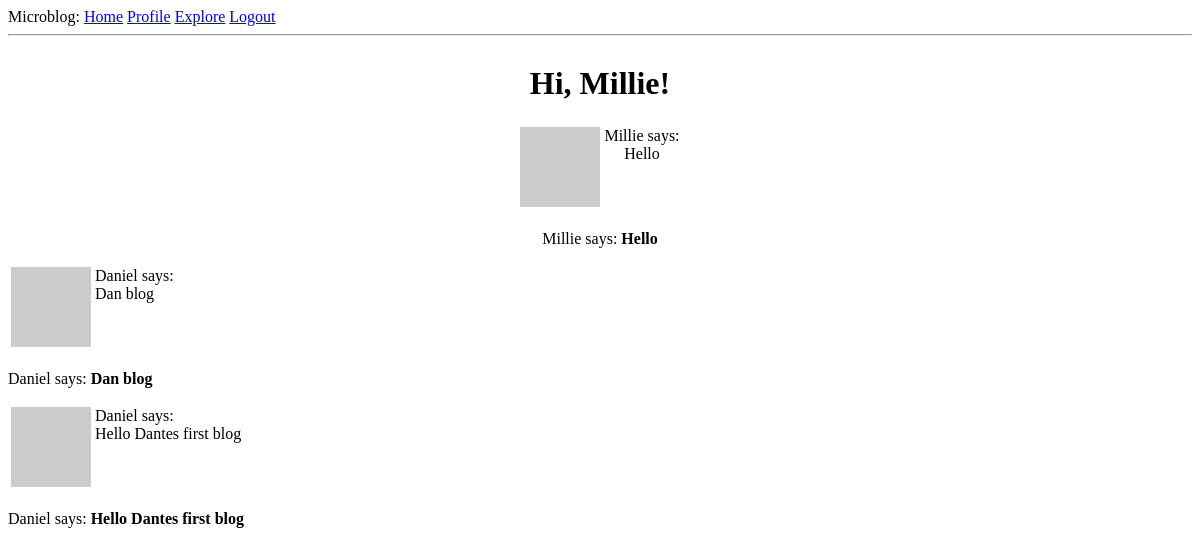
The page /explore (signed in) on the database as committed earlier.
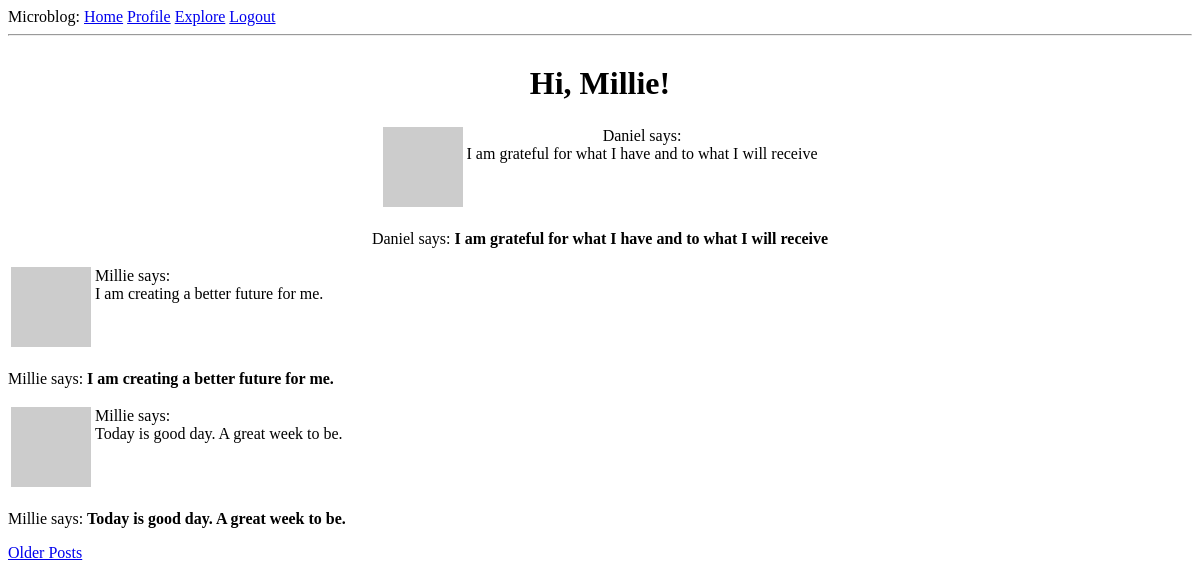
The same page on the database as committed later.
### app/models.py (models this page shows, shortened)
class Post(db.Model):
    id: so.Mapped[int] = so.mapped_column(primary_key=True)
    body: so.Mapped[str] = so.mapped_column(sa.String(140))
    timestamp: so.Mapped[datetime] = so.mapped_column(
        index=True, default=lambda: datetime.now(timezone.utc))
    user_id: so.Mapped[int] = so.mapped_column(sa.ForeignKey('user.id'),
                                               index=True
    )
    author: so.Mapped[User] = so.relationship('User', back_populates='posts')

class User(UserMixin, db.Model):
    id: so.Mapped[int] = so.mapped_column(primary_key=True)
    username: so.Mapped[str] = so.mapped_column(sa.String(64), index=True,
                                                unique=True)
    email: so.Mapped[str] = so.mapped_column(sa.String(120), index=True,
                                             unique=True)
    password_hash: so.Mapped[Optional[str]] = so.mapped_column(sa.String(256))
    about_me: so.Mapped[Optional[str]] = so.mapped_column(sa.String(140))
    last_seen: so.Mapped[Optional[datetime]] = so.mapped_column(
        default=lambda: datetime.now(timezone.utc))
    posts: so.WriteOnlyMapped['Post'] = so.relationship(back_populates='author')
    following: so.WriteOnlyMapped['User'] = so.relationship(
        secondary=followers, primaryjoin=(followers.c.follower_id == id),
        secondaryjoin=(followers.c.followed_id==id),
        back_populates='followers'
    )
    followers: so.WriteOnlyMapped['User'] = so.relationship(
        secondary=followers, primaryjoin=(followers.c.followed_id == id),
        secondaryjoin=(followers.c.follower_id == id),
        back_populates='following'
    )
    def avatar(self, size):
        digest = hashlib.md5(self.email.lower().encode('utf-8')).hexdigest()
        return f'https://www.gravatar.com/avatar/{digest}?d=identicon&s={size}'
    @login.user_loader
    def load_user(id):
        return db.session.get(User, int(id))

### app/routes.py (the view)
@app.route('/explore')
@login_required
def explore():
    page = request.args.get('page', 1, type=int)
    query = sa.select(Post).order_by(Post.timestamp.desc())
    posts = db.paginate(query, page=page, per_page=app.config
                        ['POSTS_PER_PAGE'], error_out=False)
    next_url = url_for('explore', page=posts.next_num) \
        if posts.has_next else None
    prev_url = url_for('explore', page=posts.prev_num) \
        if posts.has_prev else None
    return render_template('index.html', title='Explore', posts=posts.items, next_url=next_url, prev_url=prev_url)

### app/routes.py (called while the page is built)
@app.before_request
def before_request():
    if current_user.is_authenticated:
        current_user.last_seen = datetime.now(timezone.utc)
        db.session.commit()

### app/templates/index.html (shortened to what this page needs)
{% extends "base.html" %}
{% block content %}
<div style="display: flex; flex-direction: column; align-items: center; text-align: center;">
    <h1>Hi, {{ current_user.username }}!</h1>
    {% for post in posts %}
    {% include '_post.html' %}
    <div style="display: flex;"><p>{{ post.author.username }} says: <b>{{ post.body }}</b></p></div>
</div>
    {% endfor %}
    {% if next_url %}
    <a href="{{ next_url}}">Older Posts</a>
    {% endif %}
{% endblock %}

### app/templates/_post.html (shortened to what this page needs)
<table>
    <tr valign="top">
        <td><img src="{{post.author.avatar(36) }}"></td>
        <td>
            {{post.author.username}} says: <br> {{post.body}} </td>
    </tr>
</table>

Rows that differ between the two databases and show on the page:
no longer on this page (row unchanged): Post: author.username "Millie", body "Hello"
no longer on this page (row unchanged): Post: author.username "Daniel", body "Dan blog"
no longer on this page (row unchanged): Post: author.username "Daniel", body "Hello Dantes first blog"
added Post: author.username "Daniel", body "I am grateful for what I have and to what I will receive"
added Post: author.username "Millie", body "I am creating a better future for me."
added Post: author.username "Millie", body "Today is good day. A great week to be."
Other text that changed with them:
text now shown: "Older Posts"
